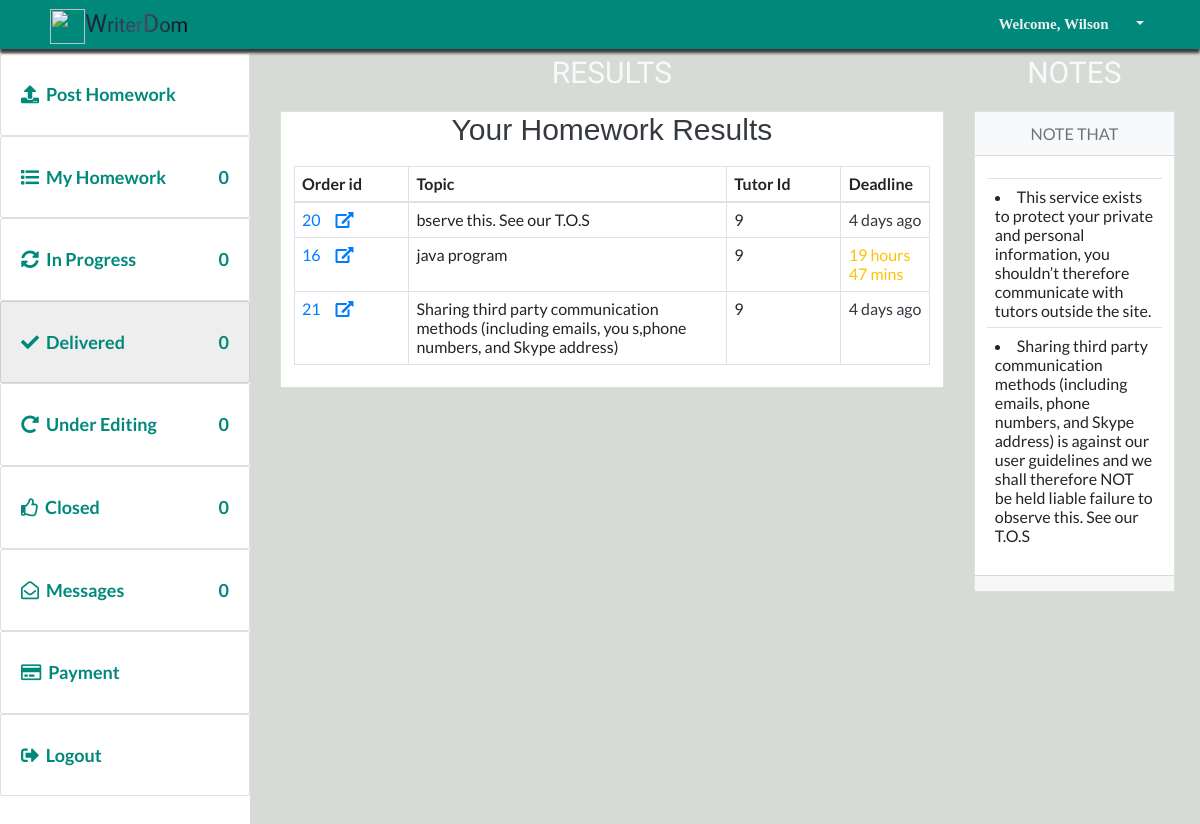
The page /student/delivered.php (signed in) on the database as committed earlier.
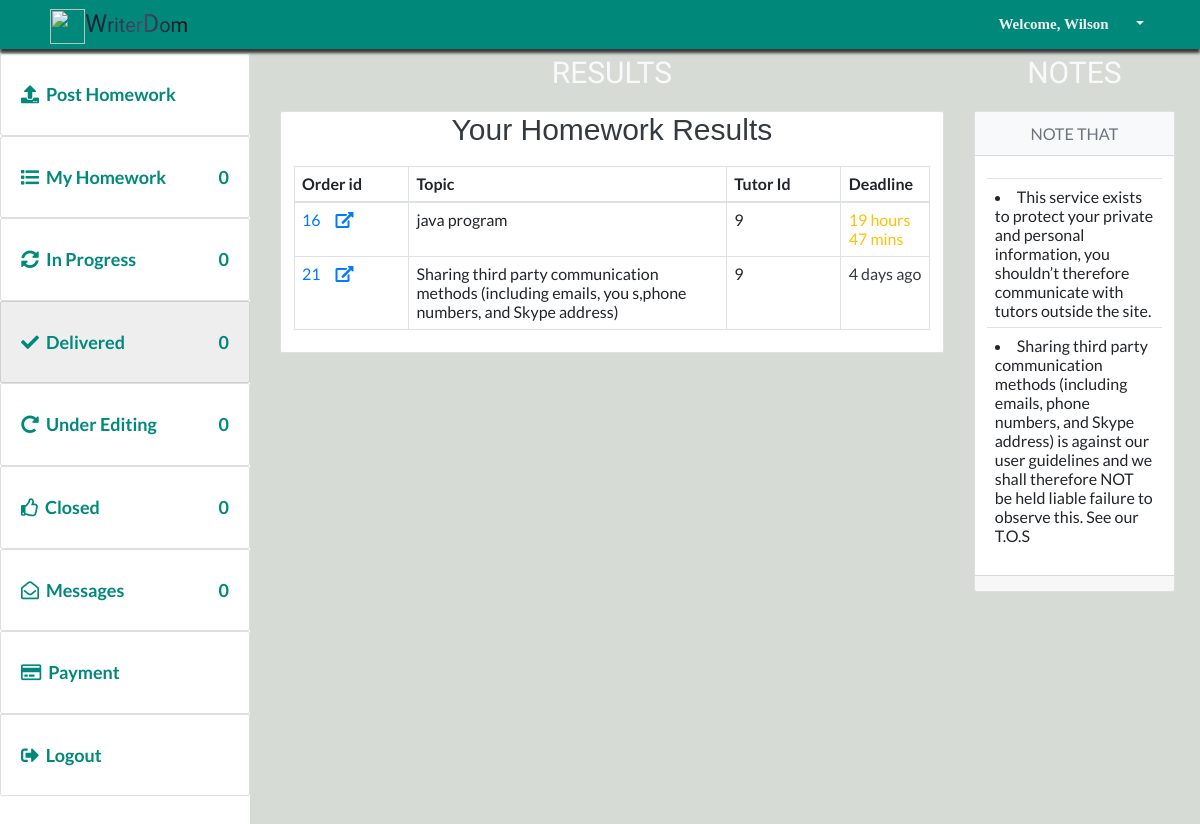
The same page on the database as committed later.
### tables this page shows
CREATE TABLE `delivered` (
  `project_num` int(255) NOT NULL,
  `project_id` varchar(255) NOT NULL,
  `student_id` varchar(255) NOT NULL,
  `tutor_id` varchar(225) NOT NULL
);

CREATE TABLE `projects` (
  `project_id` bigint(20) UNSIGNED NOT NULL,
  `student_id` int(11) NOT NULL,
  `title` text NOT NULL,
  `deadline` text NOT NULL,
  `subject` text NOT NULL,
  `instructions` longtext NOT NULL,
  `style` text NOT NULL,
  `type_of_paper` text NOT NULL,
  `pages` tinyint(11) NOT NULL,
  `slides` tinyint(11) NOT NULL,
  `problems` tinyint(11) NOT NULL,
  `budget` varchar(255) NOT NULL,
  `charges` varchar(255) NOT NULL DEFAULT '0',
  `cost` varchar(255) NOT NULL DEFAULT '0',
  `bids` tinyint(100) NOT NULL DEFAULT '0',
  `academic_level` text NOT NULL,
  `sources` tinyint(11) NOT NULL,
  `status` tinyint(4) NOT NULL DEFAULT '0',
  `DATE_CREATED` text NOT NULL
);

### dbconfig/dbconnect.php (called while the page is built, shortened)
<?php
require_once(  'shared/ez_sql_core.php');
require_once( 'ez_sql_mysqli.php');
$db=new ezSQL_mysqli(DB_USER, DB_PASS,DB_NAME,DB_HOST,DB_ENCODING);
 ?>

### dbconfig/ez_sql_mysqli.php (called while the page is built, shortened)
<?php
class ezSQL_mysqli extends ezSQLcore
{
    private $ezsql_mysql_str = array
        (
            1 => 'Require $dbuser and $dbpassword to connect to a database server',
            2 => 'Error establishing mySQL database connection. Correct user/password? Correct hostname? Database server running?',
            3 => 'Require $dbname to select a database',
            4 => 'mySQL database connection is not active',
            5 => 'Unexpected error while trying to select database'
        );
    private $_dbuser;
    private $_dbpassword;
    private $_dbname;
    private $_dbhost;
    private $_charset = 'utf8';
    private $_result;
    public $show_errors = true;
    public $dbh;
    public function __construct($dbuser='', $dbpassword='', $dbname='', $dbhost='localhost', $charset='') {
        $this->_dbuser = $dbuser;
        $this->_dbpassword = $dbpassword;
        $this->_dbname = $dbname;
        $this->_dbhost = $dbhost;
    }
    public function connect($dbuser='', $dbpassword='', $dbhost='localhost', $charset='') {
        $this->_connected = false;
        $this->_dbuser = empty($dbuser) ? $this->_dbuser : $dbuser;
        $this->_dbpassword = empty($dbpassword) ? $this->_dbpassword : $dbpassword;
        $this->_dbhost = $dbhost!='localhost' ? $this->_dbhost : $dbhost;
        $this->_charset = empty($charset) ? $this->_charset : $charset;
        if ( empty($this->_dbuser) ) {
            $this->register_error($this->ezsql_mysql_str[1] . ' in ' . __FILE__ . ' on line ' . __LINE__);
            $this->show_errors ? trigger_error($this->ezsql_mysql_str[1], E_USER_WARNING) : null;
        } else if ( ! $this->dbh = mysqli_connect($this->_dbhost, $this->_dbuser, $this->_dbpassword, $this->_dbname) ) {
            $this->register_error($this->ezsql_mysql_str[2] . ' in ' . __FILE__ . ' on line ' . __LINE__);
            $this->show_errors ? trigger_error($this->ezsql_mysql_str[2], E_USER_WARNING) : null;
        } else {
            mysqli_set_charset($this->dbh, $this->_charset);
            $this->_connected = true;
        }
        return $this->_connected;
    }
    public function select($dbname='', $charset='') {
        if ( ! $dbname ) {
            $this->register_error($this->ezsql_mysql_str[3] . ' in ' . __FILE__ . ' on line ' . __LINE__);
            $this->show_errors ? trigger_error($this->ezsql_mysql_str[3], E_USER_WARNING) : null;
            return false;
        } else if ( ! $this->dbh ) {
            $this->register_error($this->ezsql_mysql_str[4] . ' in ' . __FILE__ . ' on line ' . __LINE__);
            $this->show_errors ? trigger_error($this->ezsql_mysql_str[4], E_USER_WARNING) : null;
            return false;
        } else {
            $this->_dbname = $dbname;
            if ( $charset == '') {
                $charset = $this->_charset;
            }
             if ( $charset != '' ) {
                $charsets = array();
                $recordset = mysqli_query($this->dbh, 'SHOW CHARACTER SET');
                while ( $row = mysqli_fetch_array($recordset, MYSQLI_ASSOC) ) {
                        $charsets[] = $row['Charset'];
                }
            }
            $this->_connected = true;
        }
        return $this->_connected;
    }
    public function query($query, $use_prepare=false) {
		$query = str_replace(_TAG, '?', $query);
        $return_val = 0;
        $query = trim($query);
        if ( ! isset($this->dbh) || ! $this->dbh ) {
            $this->select($this->_dbname);
        }
		if (!empty($param) && is_array($param) && ($this->getPrepare()))
			return $this->query_prepared($query, $param);
		else
			$this->_result = mysqli_query($this->dbh, $query);
        $is_insert = false;
        if ( preg_match("/^(insert|delete|update|replace)\s+/i", $query) ) {
            $this->_affectedRows = mysqli_affected_rows($this->dbh);
            if ( preg_match("/^(insert|replace)\s+/i", $query) ) {
                $this->insert_id = mysqli_insert_id($this->dbh);
            }
            $return_val = $this->_affectedRows;
        } else {
            if ( !is_numeric($this->_result) && !is_bool($this->_result)) {
                $i=0;
                $num_rows=0;
                while ( $row = mysqli_fetch_object($this->_result) ) {
                    $num_rows++;
                }
                $this->num_rows = $num_rows;
                $return_val = $this->num_rows;
            }
        }
        return $return_val;
    }
}

### dbconfig/shared/ez_sql_core.php (called while the page is built, shortened)
<?php
    require_once('ezQuery.php');
	class ezSQLcore extends ezQuery
	{
    public $last_result = null;
		function flush()
		{
			$this->last_result = null;
		}
		function get_results($query=null, $output = OBJECT, $use_prepare=false) {
			if ( $query ) {
				$this->query($query, $use_prepare);
			}
			if ( $output == OBJECT ) {
				return $this->last_result;
			} elseif ( $output == _JSON ) {
				return json_encode($this->last_result);
			}
		}
}

### dbconfig/shared/ezQuery.php (called while the page is built, shortened)
<?php
class ezQuery
{
    function setParamaters($valuetoadd=null) {
        if (empty($valuetoadd)) {
            $this->preparedvalues = array();
            return null;
        } else
            return array_push($this->preparedvalues, $valuetoadd);
	}
}

### inc/utilities.php (called while the page is built, shortened)
<?php
$date_global=date('Y-m-d H:i:s');
if (!isset($chat)) {
	require_once("../inc/global_functions.php");
}

### inc/global_functions.php (called while the page is built, shortened)
<?php function getDateTimeDiff($current_date, $other_date){
	$now_timeStamp=strtotime($current_date);
	if ($now_timeStamp<$other_date) {
		$diff_timestmp=$other_date- $now_timeStamp;
	if ($diff_timestmp<60) {
		if ($diff_timestmp==1) {
			return $diff_timestmp . ' sec';
		}else{
			return $diff_timestmp . ' secs';
		}
	} elseif($diff_timestmp>=60 && $diff_timestmp<3600) {
		if (round(($diff_timestmp/60))==1) {
			return round(($diff_timestmp/60)). ' min ';
		}else{
			return round(($diff_timestmp/60)). ' mins ';
		}
	}elseif($diff_timestmp>=3600 && $diff_timestmp<86400) {
		if (floor(($diff_timestmp/3600))==1) {
			$time_remaining=floor(($diff_timestmp/3600)). ' hour';
			if (floor((($diff_timestmp/3600)-floor($diff_timestmp/3600))*60 )==1) {
				$time_remaining.=floor((($diff_timestmp/3600)-floor($diff_timestmp/3600))*60 ). ' min';
			}elseif(floor((($diff_timestmp/3600)-floor($diff_timestmp/3600))*60 )>1){
				$time_remaining.=floor((($diff_timestmp/3600)-floor($diff_timestmp/3600))*60 ). ' mins';
			}
			 return $time_remaining;
		}else{
			$time_remaining = floor(($diff_timestmp/3600)). ' hours ';
			if (floor((($diff_timestmp/3600)-floor($diff_timestmp/3600))*60 )==1) {
				$time_remaining.=floor((($diff_timestmp/3600)-floor($diff_timestmp/3600))*60 ). ' min';
			}elseif(floor((($diff_timestmp/3600)-floor($diff_timestmp/3600))*60 )>1){
				$time_remaining.=floor((($diff_timestmp/3600)-floor($diff_timestmp/3600))*60 ). ' mins';
			}
			return $time_remaining;
		}
	}elseif($diff_timestmp>=86400 * 30 && $diff_timestmp<86400 * 365) {
		if (round(($diff_timestmp/(86400 * 30)))==1) {
			return round(($diff_timestmp/(86400 * 30))). ' month';
		}else{
			return round(($diff_timestmp/(86400 * 30))). ' months';
		}
	}else{
		if (round(($diff_timestmp/(86400 * 365)))==1) {
			return round(($diff_timestmp/(86400 * 365))). ' year';
		}
		return round(($diff_timestmp/(86400 * 365))). ' years';
	}
	}else{
		$diff_timestmp=$now_timeStamp - $other_date;
	if ($diff_timestmp<60) {
		return $diff_timestmp . ' sec ago';
	} elseif($diff_timestmp>=60 && $diff_timestmp<3600) {
		return round(($diff_timestmp/60)). ' mins ago';
	}elseif($diff_timestmp>=3600 && $diff_timestmp<86400) {
		return round(($diff_timestmp/3600)). ' hours ago';
	}elseif($diff_timestmp>=86400 && $diff_timestmp<86400 * 30) {
		return round(($diff_timestmp/86400)). ' days ago';
	}elseif($diff_timestmp>=86400 * 30 && $diff_timestmp<86400 * 365) {
		return round(($diff_timestmp/(86400 * 30))). ' months ago';
	}else{
		return round(($diff_timestmp/(86400 * 365))). ' years ago';
	}
	}
} ?>

### student/delivered.php (the view, shortened to what the rows shown need)
<?php
require_once "../inc/header_links.php";
require_once("../inc/utilities.php");
require_once "../inc/header_links.php";
require_once("../dbconfig/dbconnect.php");
$query="SELECT * FROM delivered LEFT JOIN projects ON delivered.project_id=projects.project_id WHERE delivered.student_id=".$_SESSION['user_id'];
$results=$db->get_results($query);
?>
<div class="display">
    <div class="display__content">
        <div class="row">
            <div class="col-sm-12 col-md-12 col-lg-12 col-xl-9">
                <h1 class="headingTertiary text-light">RESULTS</h1>
                <div class="card">
                      <h1 class="headingSecondary text-dark">Your homework results</h1>
                <?php if ($db->num_rows<1) { ?>
                  <div class="card-header">Assignments pending your approval</div>
               <?php }else{?>
       <div class="card-body">
                        <table class="table table-bordered">
                            <thead>
                                <tr>
                                    <th>Order id</th>
                                    <th class="wide">Topic</th>
                                    <th class="smalll">Tutor Id</th>
                                    <th class="medium">Deadline</th>
                                </tr>
                            </thead>
                            <tbody>
                                <?php foreach ($results as $result): ?>
                                                        <tr>
                                    <td class="smalll"><a href="delivered-details?pid=<?php echo urlencode(convert_uuencode($result->project_id)) ?>"><?php echo $result->project_id."<i class='fas fa-external-link-alt icon-r ml-4'></i>"; ?></a></td>
                                    <td><?php echo $result->title; ?></td>
                                    <td><?php echo $result->tutor_id; ?></td>
                                    <td>
                                        <?php $time=getDateTimeDiff($date_global, $result->deadline );
                                         $period= explode(" ", $time); ?>
                                        <?php if ($period[1]=="days"): ?>
                                        <span class="text-dark">
                                            <?php echo "{$time}"; ?></span>
                                        <?php elseif($period[1]=="day"): ?>
                                        <span class="text-success">
                                            <?php echo "{$time}"; ?></span>
                                        <?php elseif($period[1]=="hours" || $period[1]=="hour"): ?>
                                        <span class="text-warning">
                                            <?php echo "{$time}"; ?></span>
                                        <?php elseif($period[1]=="mins" || $period[1]=="min"): ?>
                                        <span class="text-danger">
                                            <?php echo "{$time}"; ?></span>
                                        <?php elseif($period[1]=="secs" || $period[1]=="sec"): ?>
                                        <span class="text-danger">
                                            <?php echo "{$time}"; ?></span>
                                        <?php else: ?>
                                        <span class="text-danger">
                                            <?php echo "{$time}"; ?></span>
                                        <?php endif ?>
                                    </td>
                                </tr>
                                <?php endforeach ?>
                            </tbody>
                        </table>
                    </div>
               <?php } ?>
                </div>
            </div>
            <div class="col-sm-12 col-md-12 col-lg-12  col-xl-3">
                <h1 class="headingTertiary text-light">Notes</h1>
            </div>
        </div>
    </div>
</div>
<?php
require_once"../inc/footer_links.php";
 ?>

Rows that differ between the two databases and show on the page:
removed delivered: project.project_id "20", project.title "bserve this. See our T.O.S", tutor "9", project.deadline "4 days ago"
